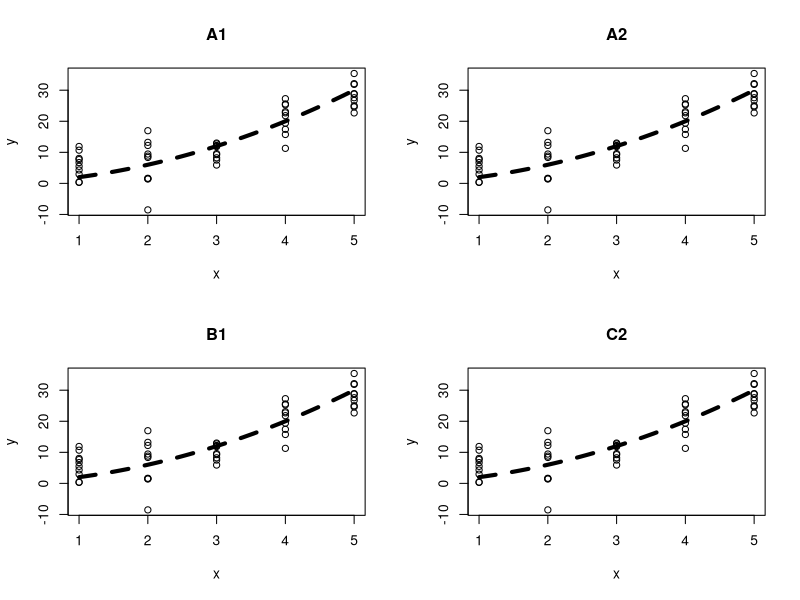
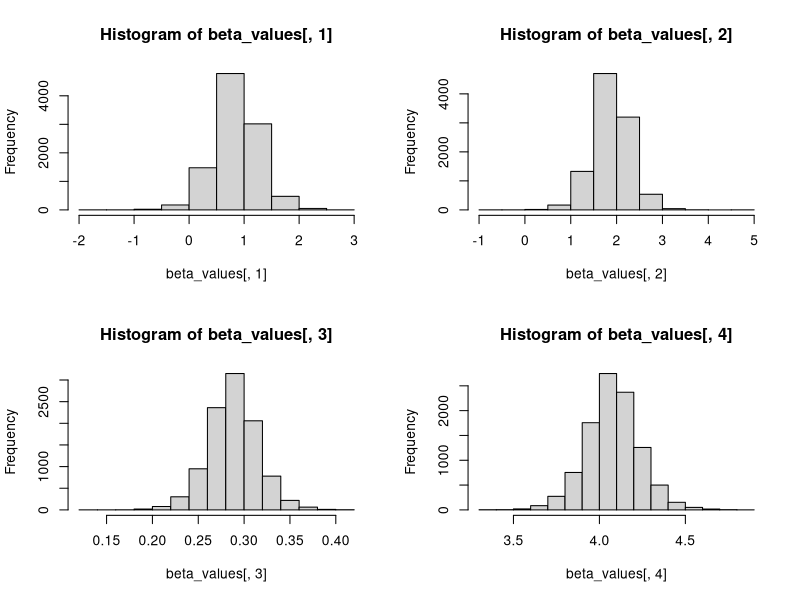
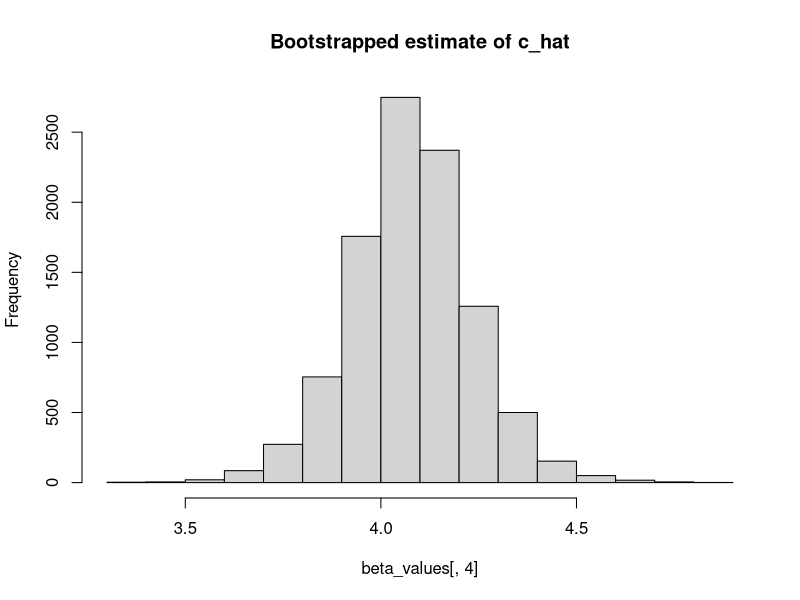

Here is the R script that generated these plots, in order:
xUnique = 1:5
trueCoeff = c(0, 1, 1)

genData = function(coefs = c(0, 1, 1), xs = 1:5, dupl = 10,
                   sd = 5, seed=2222){
  ### This function creates the artificial data
  set.seed(seed)
  x = rep(xs, each = dupl)
  y = coefs[1] + coefs[2]*x + coefs[3] * x^2 + 
    rnorm(length(x), 0, sd)
  return(data.frame(x, y))
}

data = genData()

## # Part 1

genBootY = function(x, y, rep = TRUE){
  ### For each unique x value, take a sample of the
  ### corresponding y values, with or without replacement.
  ### Return a vector of random y values the same length as y
  ### You can assume that the xs are sorted
  res = x
  for (xi in unique(x)){
    y_values = y[x == xi]
    y_sample = sample(y_values, 10, replace = rep)
    res[x == xi] = y_sample
  }
  res
}

genBootR = function(fit, err, rep = TRUE){
  ### Sample the errors 
  ### Add the errors to the fit to create a y vector
  ### Return a vector of y values the same length as fit
  err_boot = sample(err, length(err), replace = rep)
  y = fit + err_boot
  y
  
}


## # Part 2

fitModel = function(x, y, degree = 1){
  ### use the lm function to fit a line of a quadratic 
  ### e.g. y ~ x or y ~ x + I(x^2)
  ### y and x are numeric vectors of the same length
  ### Return the coefficients as a vector 
  if (degree == 1){
    lm.fit = lm(y ~ x)
  }
  if (degree == 2){
    lm.fit = lm(y ~ x + I(x^2))
  }
  as.vector(lm.fit$coefficients)
}

## # Part 3

oneBoot = function(data, err1, err2){
  ### data are your data (from call to getData)
  ###  err1 are errors from fit of line to data
  ###  err2 are errors from fit of quadratic to data
  ###  generate three bootstrap samples 
  ###  A. use genBootY
  ###  B. use genBootR and errors from linear fit
  ###  C. use genBootR and errors from quadratic fit
  y_A = genBootY(data$x, data$y, rep = TRUE)
  y_B = genBootR(data$y, err1, rep = FALSE)
  y_C = genBootR(data$y, err2, rep = FALSE)
  
  ### For A, fit a line to data$x and new y's
  ### Repeat to fit a quadratic
  ### For B, fit a line to data$x and the new y's
  ### For C, fit a quadratic to data$x and new y's
  fit.A1 = fitModel(data$x, y_A, degree = 1)
  fit.A2 = fitModel(data$x, y_A, degree = 2)
  fit.B1 = fitModel(data$x, y_B, degree = 1)
  fit.C2 = fitModel(data$x, y_C, degree = 2)
  
  ### Return the coefficients from the 4 fits in a list 
  list(A1 = fit.A1, A2 = fit.A2, B1 = fit.B1, C2 = fit.C2)
}

## # Part 4

repBoot = function(data, B = 1000){
  
  ### replicate a call to oneBoot B times
  ### format the return value so that you have a list of
  ### length 4, one for each set of coefficients
  ### each element will contain a data frame with B rows
  ### and two or three columns, depending on whether the 
  ### fit is for a line or a quadratic
  ### Return this list
  res.A1 = as.data.frame(matrix(NA, nrow = B, ncol = 2))
  res.A2 = as.data.frame(matrix(NA, nrow = B, ncol = 3))
  res.B1 = as.data.frame(matrix(NA, nrow = B, ncol = 2))
  res.C2 = as.data.frame(matrix(NA, nrow = B, ncol = 3))
  
  err1 = rnorm(nrow(data))
  err2 = rnorm(nrow(data))
  
  for (i in 1:B){
    res = oneBoot(data, err1, err2)
    res.A1[i,] = res$A1
    res.A2[i,] = res$A2
    res.B1[i,] = res$B1
    res.C2[i,] = res$C2
  }
  
  list(A1 = res.A1, A2 = res.A2, B1 = res.B1, C2 = res.C2)
  
} 

repBootConf = function(data, B = 1000){
  ### For each of the four variations, return a bootstrap 
  ### 95% confidence interval for the linear coefficient 
  ### for x.
  res = repBoot(data)
  conf.A1 = as.vector(t.test(res$A1[,2])$conf.int[1:2])
  conf.A2 = as.vector(t.test(res$A2[,2])$conf.int[1:2])
  conf.B1 = as.vector(t.test(res$B1[,2])$conf.int[1:2])
  conf.C2 = as.vector(t.test(res$C2[,2])$conf.int[1:2])
  
  list(A1 = conf.A1, A2 = conf.A2, B1 = conf.B1, C2 = conf.C2)
}

## # Part 5

bootPlot = function(data, coeff, trueCoeff){
  ### data is the original data set
  ### coeff is a data frame from repBoot
  ### trueCoeff contains the true coefficients that generated
  ### data
  
  ### Make a scatter plot of data
  ### Use mapply to add lines or curves for each row in coeff
  ### Use transparency
  ### Use trueCoeff to add line or curve - make it stand out
  
  draw_line = function(row, lwd = .03, col = "darkgray"){
    if (length(row) == 2){
      abline(as.numeric(row[1]), as.numeric(row[2]),  lwd = lwd, col = col)
    }
    if (length(row) == 3){
      x = seq(1,5,by=0.1)
      y = as.numeric(row[1]) + as.numeric(row[2])*x + as.numeric(row[3])*(x^2)
      lines(x, y, lwd = lwd, col = col)
    }
  }
  
  plot_model = function(coeff_values){
    plot(data)
    apply(coeff_values, 1, draw_line)
    x = seq(1,5,by=0.1)
    y = as.numeric(trueCoeff[1]) + 
      as.numeric(trueCoeff[2])*x + 
      as.numeric(trueCoeff[3])*(x^2)
    lines(x, y, lwd = 4, col = "black", lty=2)
  }
  
  plot_model(coeff)
}

### Run your simulation

xUnique = 1:5
trueCoeff = c(0, 1, 1)
myData = genData(coefs = trueCoeff, xs = xUnique)
expt = repBoot(data = myData )
par(mfrow = c(2, 2))
bootPlot(data = myData, coeff = expt[[1]], trueCoeff)
title("A1")
bootPlot(data = myData, coeff = expt[[2]], trueCoeff)
title("A2")
bootPlot(data = myData, coeff = expt[[3]], trueCoeff)
title("B1")
bootPlot(data = myData, coeff = expt[[4]], trueCoeff)
title("C2")
par(mfrow = c(1, 1))

## When is the variability smallest? 
# With the second method

## Is there a problem with bias when the model being fitted is wrong? 
# No bias when the model being fitted is linear

## Is there a problem with basing the bootstrap on the data, 
## i.e. are the data close to the truth? 
# Data seem close to the truth, except for points with low x values

## Are any problems you find worse for one method than the other?
# First method leads to less variability, but depends on the choice of the
# errors. Also we may need to jitter the data along the x axis.

### PART 6.
### Generate data
set.seed(1)
W = rnorm(100,1:100/5)

# Parameters to be estimated
a = c(1,2)
b = 0.3
c = 4
beta = c(a[1],a[2],b,c)

# Covariance matrix of the errors
K = matrix(c(1,0.5,0.5,2),ncol=2)

# Generate errors function
generate_errors = function(n = 50){
  # Define parameters
  rho = 0.5/sqrt(2)
  mu1=0; s1=1; mu2=0; s2=sqrt(2)
  
  # Define X, Y and Z with the bivariate normal relationship
  X = rnorm(n)
  Z = rnorm(n)
  eps = sqrt(1-rho^2) * Z
  Y = rho * X + eps
  
  # Adjust means and variances
  Y = (Y-mean(Y))/sd(Y)*s2+mu2
  X = (X-mean(X))/sd(X)*s1+mu1
  
  # Adjust rho by transforming Y
  rho_hat = cor(X,Y)
  a = s1^4*(rho^2-1)
  b = 2*rho_hat*s1^3*s2*(rho^2-1)
  c = (rho^2-rho_hat^2)*s2^2*s1^2
  delta = b^2-4*a*c
  correction = (-b-sqrt(delta))/(2*a)
  Y=Y+correction*X
  
  # Adjust means and variances
  Y = (Y-mean(Y))/sd(Y)*s2+mu2
  X = (X-mean(X))/sd(X)*s1+mu1
  
  return(cbind(X,Y))
}

# Generate errors
epsilons = generate_errors()
cov(epsilons)

# Generate Y
Y = c(0,0,W)
m = 50
for (t in 1:50) {
  for (j in 1:2){
    # Y_tj
    Y[2*t+j] = a[j] + b*Y[2*(t-1)+j] + c*W[2*(t-1)+j] + epsilons[t,j]
  }
}

# Generate the design matrix X
X = matrix(NA,nrow = 100, ncol=4)
X[,3] = Y[1:100]
X[,4] = W
X[,1] = c(1,0)
X[,2] = c(0,1)
head(X)

## BOOTSTRAP function
bootstrap_fgls = function(B = 1000){
  beta_values = c()
  B = 10000
  
  for (i in 1:B){
    # OLS
    lm.fit = lm(Y[3:102]~0+X)
    beta_OLS = lm.fit$coefficients
    e = lm.fit$residuals
    
    K_OLS = matrix(0,2,2)
    for (t in 1:m){
      e_sub = e[(2*t-1):(2*t)]
      K_OLS = K_OLS + (e_sub %*% t(e_sub))
    }
    K_OLS = K_OLS / m
    
    ## One step GLS
    # Construct G from K_OLS
    G = diag(0,ncol = 2*m, nrow=2*m)
    for (t in 0:(m-1)){
      G[(2*t+1):(2*t+2),(2*t+1):(2*t+2)] = K_OLS
    }
    
    # Beta FGLS
    beta_FGLS = solve(t(X)%*%(solve(G)%*%X))%*%(t(X)%*%(solve(G)%*%Y[3:102]))
    beta_values = c(beta_values,beta_FGLS)
    
    # Sample the errors
    resample1 = sample(1:50,50,replace=TRUE)
    resample = cbind(2*resample1-1,2*resample1)
    errors = e[resample]
    
    # Regenerate Y
    a_hat = beta[1:2]
    b_hat = beta[3]
    c_hat = beta[4]
    Y = c(0,0,W)
    m = 50
    for (t in 1:50) {
      for (j in 1:2){
        # Y_tj
        Y[2*t+j] = a_hat[j] + b_hat*Y[2*(t-1)+j] + c_hat*W[2*(t-1)+j]
      }
    }
    Y[3:102]  = Y[3:102] + errors
    
  }
  beta_values = matrix(beta_values,ncol=4,byrow=TRUE)
  beta_values
}

beta_values = bootstrap_fgls(B=1000)

par(mfrow=c(2,2))
hist(beta_values[,1])
hist(beta_values[,2])
hist(beta_values[,3])
hist(beta_values[,4])
par(mfrow=c(1,1))

## # Bias in c_hat
hist(beta_values[,4], main = "Bootstrapped estimate of c_hat")
bias_c = mean(beta_values[,4])-c
bias_c

# the bias is relatively small when looking at the distribution
# of c_hat
# The bootstrapp gives a good estimator of the true parameter
# It also gives an accurate confidence interval for the estimate.
# If we wanted to evaluate the bias with only one iteration, we would
# have obtained:
beta_values_0 = bootstrap_fgls(B=1)
# And the bias would be:
mean(beta_values[4])-c


